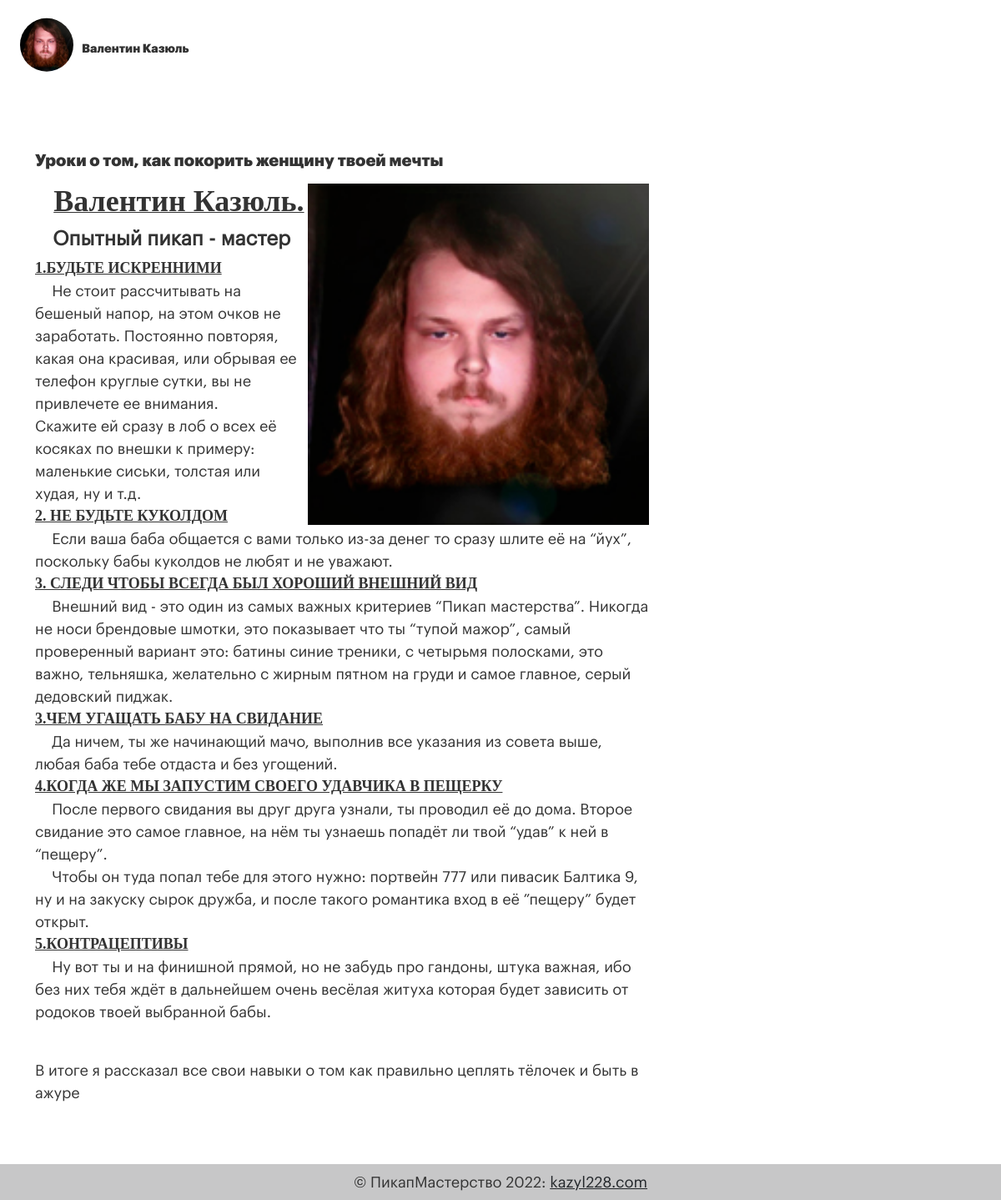
The app's page /blog/pikap with its own data.
### blog23/models.py (models this page shows, shortened)
class Article(models.Model):
    title = models.CharField(max_length=255)
    summary = models.CharField(max_length=255)
    full_text = models.TextField()
    categery = models.CharField(max_length=255)
    pubdate = models.DateTimeField()
    slug = models.CharField(max_length=255, unique=True)

### blog23/views.py (the view)
# urls.py: path('blog/<slug:slug>', views.article_page, name='article_page'),
def article_page(request, slug):
        article = Article.objects.get(slug=slug)
        context = {'article': article}
        return render(request, 'article_page.html', context)

### blog23/templates/article_page.html (shortened to what this page needs)
{% extends 'base.html' %}
{% load static %}
{% block content %}
    <div class="row">
        <div class="col-lg-8 col-md-12">
            <div class="article">
                <h2 class="article-title">{{ article.title }}</h2>
                <p class="article-summary">{{ article.full_text | safe }}</p>
            </div>
        </div>
    </div>
{% endblock %}

### blog23/templates/base.html (shortened to what this page needs)
{% load static %}
{% load i18n %}
<html xmlns="http://www.w3.org/1999/html">
    <head>
        <link href="https://cdn.jsdelivr.net/npm/bootstrap@5.0.2/dist/css/bootstrap.min.css" rel="stylesheet">
        <link href="{% static 'blog23/styles.css' %}" rel="stylesheet">
    </head>
    <body>
        <div class="container">
            <div class="row page-header">
                <div class="col">
                    <h1 class="avatar-top">
                        <img src="{% static 'img/avatar.jpg' %}"/>
                        <span class="author-name">Валентин Казюль</span>
                    </h1>
                </div>
            </div>
            {% block content %}
            {% endblock %}
        </div>
        <footer class="bg-light text-center text-lg-start">
            <div class="text-center p-2" style="background-color: rgba(0, 0, 0, 0.2);">
                © ПикапМастерство 2022:
                <a class="text-dark" href="http://127.0.0.1:8000/">kazyl228.com</a>
            </div>
        </footer>
    </body>
</html>

### static/blog23/styles.css (style rules this page uses)
body { color: #333; font-size: 18px; font-family: graphik-regular, Arial, Helvetica, sans-serif; }
.page-header { height: 10em; margin-left: -33px; }
h1, h2, h3 { font-family: graphik-black, Arial, Helvetica, sans-serif; }
h2 { font-size: 1.1em; }
h4, h5, h6 { font-size: 0.6em; }
h1.avatar-top { margin-top: 2em; font-size: 0.8em; }
h1.avatar-top img { width: 70px; margin-right: .3em; clip-path: circle(32px at center); margin-top: -10px; }
.article { margin-bottom: 4em; }
h2.article-title { margin-bottom: .1em; }

### records on screen
Article: title "Уроки о том, как покорить женщину твоей мечты", full_text (placeholder picture), full_text "Валентин Казюль. Опытный пикап - мастер 1.БУДЬТЕ ИСКРЕННИМИ Не стоит рассчитывать на бешеный напор, на этом очков не заработать. Постоянно повторяя, какая она красивая, или обрывая ее телефон круглые сутки, вы не привлечете ее внимания. Скажите ей сразу в лоб о всех её косяках по внешки к примеру: маленькие сиськи, толстая или худая, ну и т.д. 2. НЕ БУДЬТЕ КУКОЛДОМ Если ваша баба общается с вами только из-за денег то сразу шлите её на “йух”, поскольку бабы куколдов не любят и не уважают. 3. СЛЕДИ ЧТОБЫ ВСЕГДА БЫЛ ХОРОШИЙ ВНЕШНИЙ ВИД Внешний вид - это один из самых важных критериев “Пикап мастерства”. Никогда не носи брендовые шмотки, это показывает что ты “тупой мажор”, самый проверенный…"
